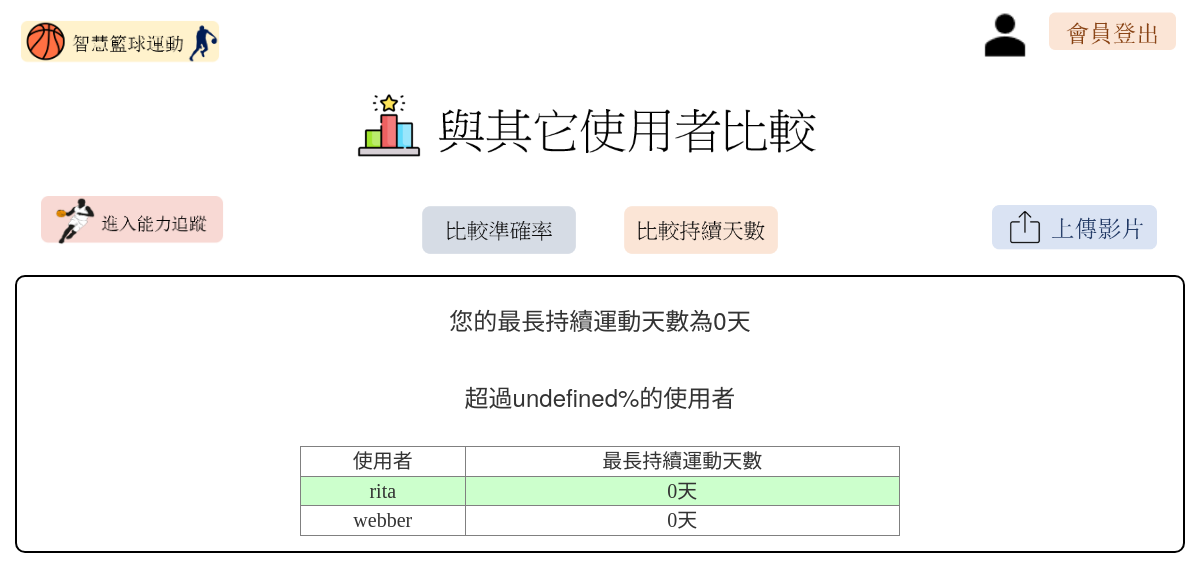
Screenshot of /compare/2/ (signed in) with the database file from the repository.
### mainsite/models.py (models this page shows, shortened)
class RecordDays(models.Model):
	user = models.OneToOneField(User, on_delete = models.CASCADE)
	last_day = models.DateField(default = datetime.now)
	attend_days = models.PositiveIntegerField(default = 0)
	absent_days = models.PositiveIntegerField(default = 0)
	max_continue_days = models.PositiveIntegerField(default = 0)

### mainsite/views.py (the view)
# urls.py: path('compare/<int:no>/', compare, name='compare-url'),
def compare(request, no=0):
	if request.user.is_authenticated:
		user = request.user
		if no == 1:
			my_accuracy = models.RecordAccuracy.objects.get(user=user).average_accuracy
			others_accuracys = models.RecordAccuracy.objects.all().order_by('-average_accuracy')
			accuracys = []
			for others_accuracy in others_accuracys:
				accuracys.append(others_accuracy.average_accuracy)
		if no == 2 :
			my_days = models.RecordDays.objects.get(user=user).max_continue_days
			others_days = models.RecordDays.objects.all().order_by('-max_continue_days')
			days = []
			for others_day in others_days:
				days.append(others_day.max_continue_days)
		return render(request, 'compare.html', locals())
	else:
		return redirect('/')

### templates/compare.html (shortened to what this page needs)
{% extends 'tracking_base.html' %}
{% load static %}
{% block headline %}
	<img src="/static/images/compare.png" align="center" height="100" border="0">
{% endblock %}
{% block left_btn %}
	<a href="/tracking"><img src="/static/images/tracking_btn.png" align="left" height="50" style="margin: 10px;"></a>
{% endblock %}
{% block choice %}
	<div class="col-md-6" align="center">
		<br>
		{% if no == 0 %}
			<a href="{% url 'compare-url' 1 %}"><img src="{% static '/images/compare_acc_1.png' %}" height="50"></a>&emsp;&emsp;&emsp;
			<a href="{% url 'compare-url' 2 %}"><img src="{% static '/images/compare_days_1.png' %}" height="50"></a>
		{% elif no == 1 %}
			<a href="{% url 'compare-url' 1 %}"><img src="{% static '/images/compare_acc_2.png' %}" height="50"></a>&emsp;&emsp;&emsp;
			<a href="{% url 'compare-url' 2 %}"><img src="{% static '/images/compare_days_1.png' %}" height="50"></a>
		{% elif no == 2 %}
			<a href="{% url 'compare-url' 1 %}"><img src="{% static '/images/compare_acc_1.png' %}" height="50"></a>&emsp;&emsp;&emsp;
			<a href="{% url 'compare-url' 2 %}"><img src="{% static '/images/compare_days_2.png' %}" height="50"></a>
		{% endif %}
	</div>
{% endblock %}
{% block right_btn %}
	<div class="col-md-3" align="right">
		<br>
		<a href="/video"><img src="/static/images/upload_btn.png" border="0" height="50"></a>
	</div>
{% endblock %}
{% block content %}
	<div class="panel-heading" align="center">
		{% if no == 0 %}
			<h3>請選擇欲查看的按鈕</h3>
		{% elif no == 2 %}
			<h3>您的最長持續運動天數為{{my_days}}天</h3><br>
			<h3>超過<span id="ranking"></span>%的使用者</h3>
		{% endif %}
	</div>
	<div class="panel-body" align="center">
		{% if no == 2 %}
			{% for others_day in others_days %}
				{% if forloop.first %}
				<table border="1" style="font-size:20px;font-family:serif;" cellpadding="5" width="600" align="center">
				<tr align="center"><td>使用者</td><td>最長持續運動天數</td></tr>
				{% endif %}
				{% if others_day.user == user %}
				<tr bgcolor="#ccffcc" align="center">
				{% else %}
				<tr align="center">
				{% endif %}
				<td>{{others_day.user.username}}</td><td>{{ others_day.max_continue_days }}天</td></tr>
				{% if forloop.last %}
				</table>
				{% endif %}
			{% endfor %}
		{% endif %}
	</div>
{% endblock %}

### rows the page displays
RecordDays: shows "使用者", user.username "rita", max_continue_days "0"
RecordDays: user.username "webber", max_continue_days "0"

### other values shown
{{ my_days }} "0"
